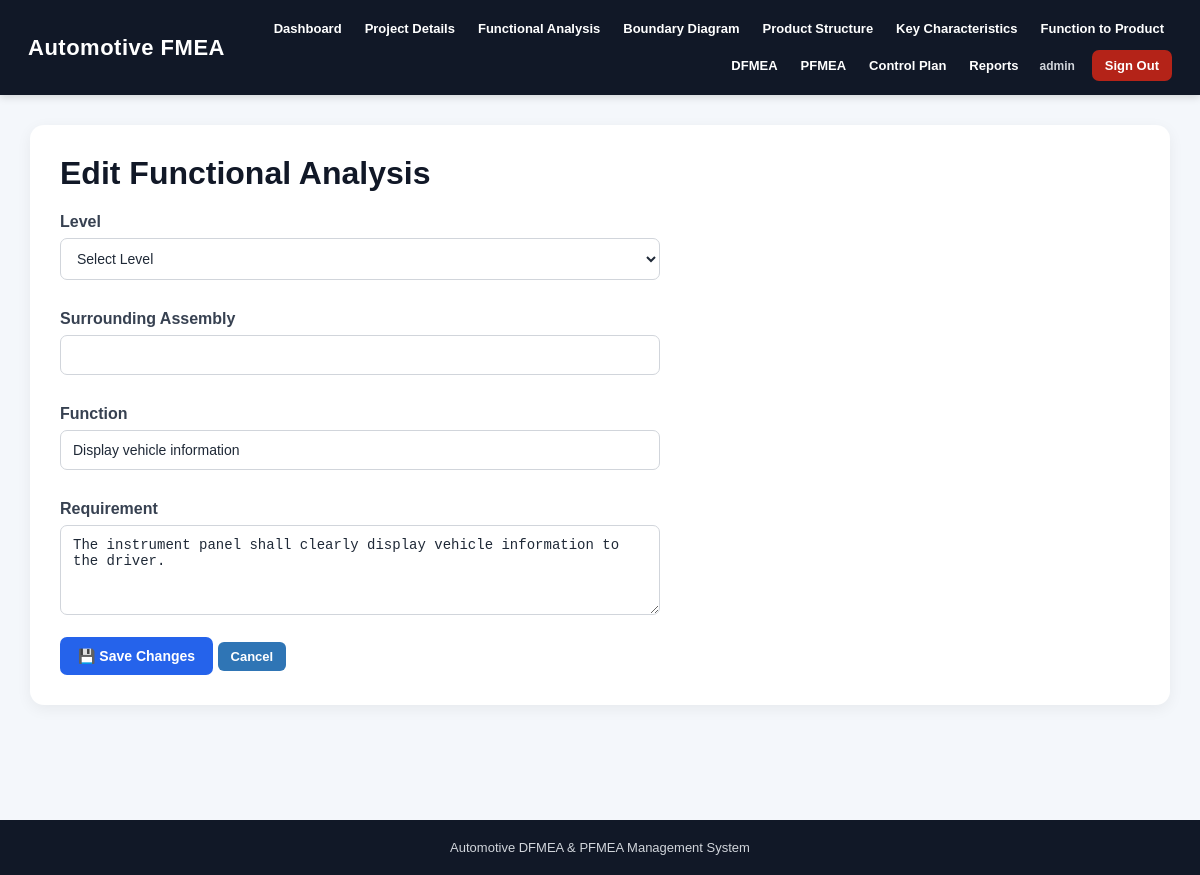
Page /functional-analysis/edit/2 (signed in) on the committed database.
### tables this page shows
CREATE TABLE functional_analysis (
            id INTEGER PRIMARY KEY AUTOINCREMENT,
            project_id INTEGER,
            function TEXT,
            requirement TEXT, level TEXT, surrounding_assembly TEXT,
            FOREIGN KEY (project_id) REFERENCES projects(id)
        );

### app.py (the view, shortened to what this page needs)
@app.route("/functional-analysis/edit/<int:record_id>", methods=["GET", "POST"])
def edit_functional_analysis(record_id):
    conn = get_db()
    record = conn.execute(
        """SELECT t.* FROM functional_analysis AS t
           JOIN projects AS p ON t.project_id = p.id
           WHERE t.id = ? AND p.user_id = ?""",
        (record_id, current_user_id())
    ).fetchone()
    if record is None:
        conn.close()
        return "Functional analysis record not found.", 404
    conn.close()
    return render_template(
        "edit_functional_analysis.html",
        record=record
    )

### app.py (called while the page is built)
def get_db():
    os.makedirs("database", exist_ok=True)
    conn = sqlite3.connect(DATABASE)
    conn.row_factory = sqlite3.Row
    return conn

@app.before_request
def require_login():
    if request.endpoint in {"login", "register", "forgot_password", "dashboard", "static"}:
        return
    if "user_id" not in session:
        return redirect(url_for("login"))

def current_user_id():
    return session.get("user_id")

### templates/edit_functional_analysis.html (shortened to what this page needs)
{% extends "base.html" %}
{% block content %}
<div class="container">
    <h1>Edit Functional Analysis</h1>
    <form method="POST">
        <label>Level</label>
        <select name="level" required>
            <option value="">Select Level</option>
        </select>
        <br><br>
        <label>Surrounding Assembly</label>
        <input
            type="text"
            name="surrounding_assembly"
            value="{{ record.surrounding_assembly or '' }}"
        >
        <br><br>
        <label>Function</label>
        <input
            type="text"
            name="function"
            value="{{ record.function or '' }}"
            required
        >
        <br><br>
        <label>Requirement</label>
        <textarea
            name="requirement"
            required
        >{{ record.requirement or '' }}</textarea>
        <br><br>
        <button type="submit">
            💾 Save Changes
        </button>
        <a href="{{ url_for('functional_analysis') }}"
           class="edit-btn">
            Cancel
        </a>
    </form>
</div>
{% endblock %}

### static/css/style.css (style rules this page uses)
* { box-sizing: border-box; }
html { scroll-behavior: smooth; }
body { margin: 0; font-family: Arial, Helvetica, sans-serif; background: #f4f7fb; color: #1f2937; }
.container { max-width: 1250px; margin: 0 auto; background: white; padding: 30px; border-radius: 14px; box-shadow: 0 4px 15px rgba(0, 0, 0, 0.06); }
.container h1 { margin-top: 0; color: #111827; }
form { margin-top: 15px; }
label { display: block; margin: 12px 0 7px; color: #374151; font-weight: 600; }
input, select, textarea { width: 100%; max-width: 600px; padding: 11px 12px; border: 1px solid #d1d5db; border-radius: 7px; font-size: 14px; background: white; color: #1f2937; transition: border-color 0.2s ease, box-shadow 0.2s ease; }
textarea { resize: vertical; min-height: 90px; }
input::placeholder, textarea::placeholder { color: #9ca3af; }
button, .primary-btn { display: inline-block; background: #2563eb; color: white; border: none; padding: 11px 18px; border-radius: 7px; cursor: pointer; text-decoration: none; font-size: 14px; font-weight: 600; transition: background 0.2s ease, transform 0.15s ease; }
a { transition: color 0.2s ease; }
.edit-btn { display: inline-block; padding: 7px 13px; background: #2f75b5; color: white; text-decoration: none; border-radius: 6px; font-size: 13px; font-weight: 600; white-space: nowrap; }

### rows in the picture
functional_analysis: function "Display vehicle information", requirement "The instrument panel shall clearly display vehicle information to the driver."
